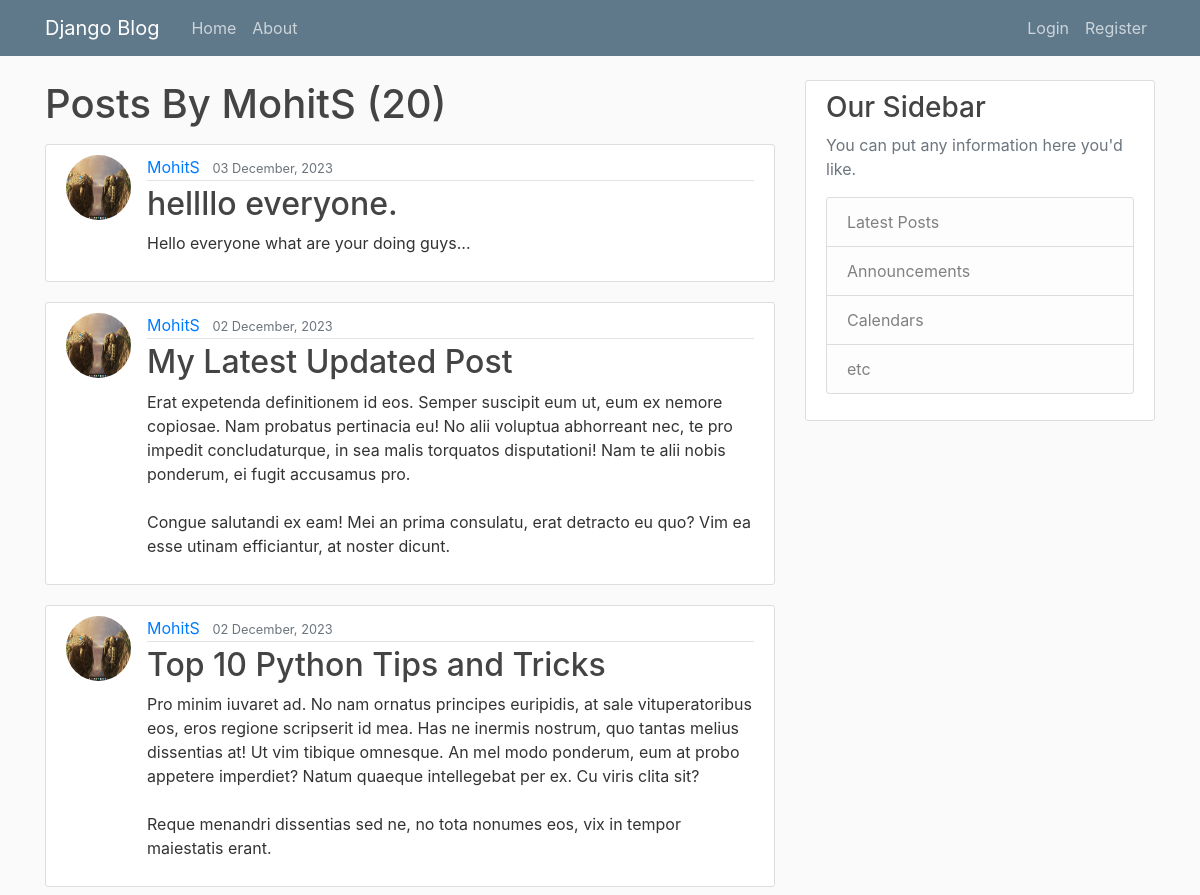
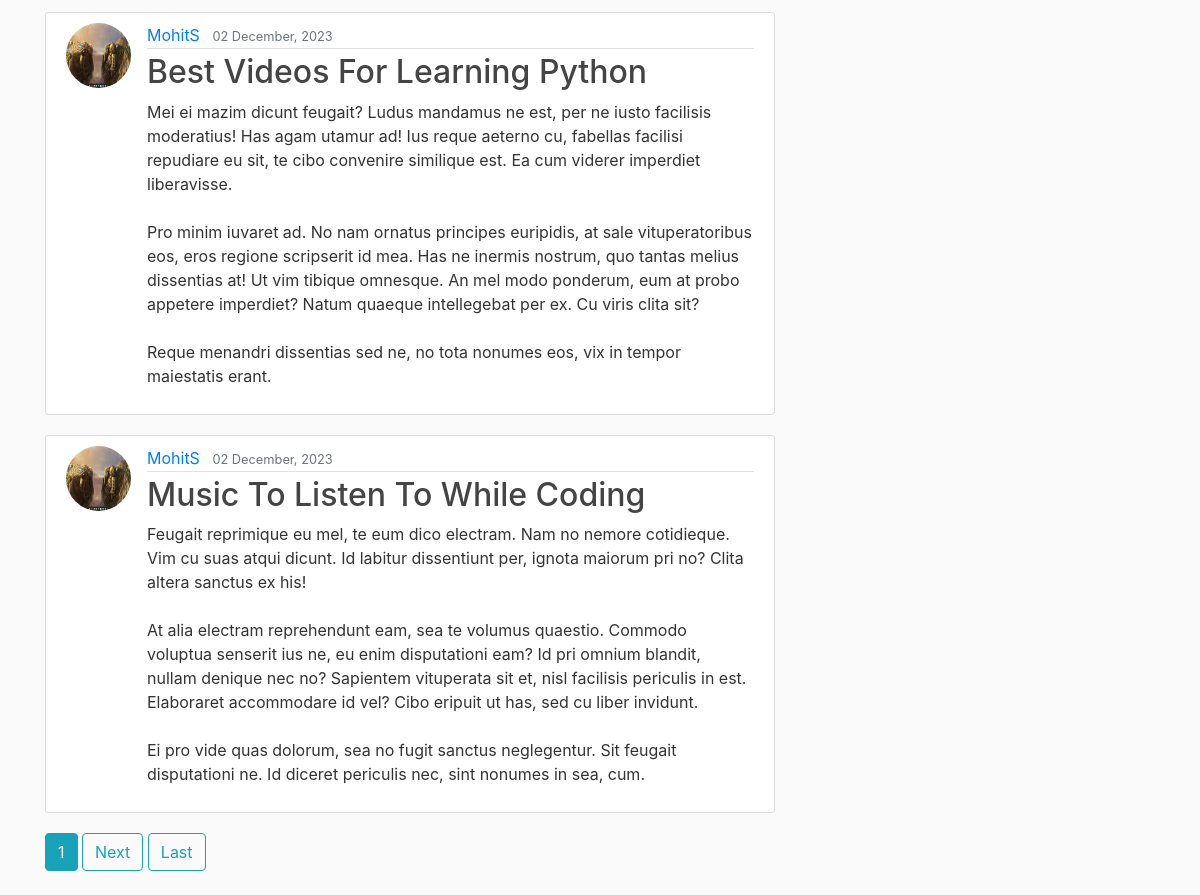
The app's page /user/MohitS/ with its own data (2 pictures, top to bottom).
### blog/models.py (models this page shows, shortened)
class Post(models.Model):
    title = models.CharField(max_length=100)
    content = models.TextField()
    date_posted = models.DateTimeField(default=timezone.now)
    author = models.ForeignKey(User, on_delete=models.CASCADE)

### users/models.py (models this page shows, shortened)
class Profile(models.Model):
    user = models.OneToOneField(User, on_delete=models.CASCADE)
    image = models.ImageField(default='default.jpeg', upload_to='profile_pics')

### blog/views.py (the view)
# urls.py: path('user/<str:username>/', UserPostListView.as_view(), name='user-posts'),
class UserPostListView(ListView):
    model = Post
    template_name = 'blog/user_posts.html'  #<app/<models>_<viewtype>.html
    context_object_name = 'posts'
    paginate_by = 5
    def get_queryset(self):
        user = get_object_or_404(User, username=self.kwargs.get('username'))
        return Post.objects.filter(author=user).order_by('-date_posted')

### blog/templates/blog/user_posts.html (shortened to what this page needs)
{% extends "blog/base.html" %}
{% block content %}
    <h1 class="mb-3">Posts By {{ view.kwargs.username }}  ({{ page_obj.paginator.count }})</h1>
    {% for post in posts %}
        <article class="media content-section">
            <img class= "rounded-circle article-img" src="{{ post.author.profile.image.url }}">
            <div class="media-body">
                <div class="article-metadata">
                    <a class="mr-2" href="{% url 'user-posts' post.author.username %}">{{ post.author }}</a>
                    <small class="text-muted">{{ post.date_posted|date:"d F, Y" }}</small>
                </div>
                <h2><a class="article-title" href="{% url 'post-detail' post.id %}">{{ post.title }}</a></h2>
                <p class="article-content">{{ post.content }}</p>
            </div>
        </article>
    {% endfor %}
    {% if is_paginated %}
        {% for num in page_obj.paginator.page_range %}
            {% if page_obj.number == num %}
                <a class ="btn btn-info mb-4" href="?page={{ num }}">{{ num }}</a>
            {% elif num > page_obj.number|add:'-3' and num < page_obj.number|add:'-3' %}
                <a class ="btn btn-outline-info mb-4" href="?page={{ num }}">{{ num }}</a>
            {% endif %}
        {% endfor %}
        {% if page_obj.has_next %}
            <a class ="btn btn-outline-info mb-4" href="?page={{ page_obj.next_page_number }}">Next</a>
            <a class ="btn btn-outline-info mb-4" href="?page={{ page_obj.paginator.num_pages }}">Last</a>
        {% endif %}
    {% endif %}
{% endblock content %}

### blog/templates/blog/base.html (shortened to what this page needs)
{% load static %}
<!DOCTYPE html>
<html lang="en">
<head>
    <link rel="stylesheet" href="https://cdn.jsdelivr.net/npm/bootstrap@4.0.0/dist/css/bootstrap.min.css"
>
    <link rel="stylesheet" href="{% static 'blog/main.css' %}">
</head>
<body>
    <header class="site-header">
        <nav class="navbar navbar-expand-md navbar-dark bg-steel fixed-top">
            <div class="container">
                <a class="navbar-brand mr-4" href="{% url 'blog-home' %}">Django Blog</a>
                <div class="collapse navbar-collapse" id="navbarToggle">
                    <div class="navbar-nav mr-auto">
                        <a class="nav-item nav-link" href="{% url 'blog-home' %}">Home</a>
                        <a class="nav-item nav-link" href="{% url 'blog-about' %}">About</a>
                    </div>
                    <div class="navbar-nav">
                        {% if user.is_authenticated %}
                            <a class="nav-item nav-link" href="{% url 'post-create' %}">New Post</a>
                            <a class="nav-item nav-link" href="{% url 'profile' %}">Profile</a>
                            <a class="nav-item nav-link" href="{% url 'logout' %}">Logout</a>
                        {% else %}
                            <a class="nav-item nav-link" href="{% url 'login' %}">Login</a>
                            <a class="nav-item nav-link" href="{% url 'register' %}">Register</a>
                        {% endif %}
                    </div>
                </div>
            </div>
        </nav>
    </header>
    <main role="main" class="container">
        <div class="row">
            <div class="col-md-8">
                {% block content %}{% endblock %}
            </div>
            <div class="col-md-4">
                <div class="content-section">
                    <h3>Our Sidebar</h3>
                    <p class='text-muted'>You can put any information here you'd like.
                    <ul class="list-group">
                        <li class="list-group-item list-group-item-light">Latest Posts</li>
                        <li class="list-group-item list-group-item-light">Announcements</li>
                        <li class="list-group-item list-group-item-light">Calendars</li>
                        <li class="list-group-item list-group-item-light">etc</li>
                    </ul>
                    </p>
                </div>
            </div>
        </div>
    </main>
</body>
</html>

### blog/static/blog/main.css (style rules this page uses)
body { background: #fafafa; color: #333333; margin-top: 5rem; }
h1, h2, h3, h4, h5, h6 { color: #444444; }
ul { margin: 0; }
.bg-steel { background-color: #5f788a; }
.site-header .navbar-nav .nav-link { color: #cbd5db; }
.content-section { background: #ffffff; padding: 10px 20px; border: 1px solid #dddddd; border-radius: 3px; margin-bottom: 20px; }
.article-title { color: #444444; }
.article-content { white-space: pre-line; }
.article-img { height: 65px; width: 65px; margin-right: 16px; }
.article-metadata { padding-bottom: 1px; margin-bottom: 4px; border-bottom: 1px solid #e3e3e3 }

### records on screen
Post: author.profile.image (picture), author "MohitS", date_posted "03 December, 2023", title "hellllo everyone.", content "Hello everyone what are your doing guys..."
Post: author.profile.image (picture), author "MohitS", date_posted "02 December, 2023", title "My Latest Updated Post", content "Erat expetenda definitionem id eos. Semper suscipit eum ut, eum ex nemore copiosae. Nam probatus pertinacia eu! No alii voluptua abhorreant nec, te pro impedit concludaturque, in sea malis torquatos disputationi! Nam te alii nobis ponderum, ei fugit accusamus pro. Congue salutandi ex eam! Mei an prima consulatu, erat detracto eu quo? Vim ea esse utinam efficiantur, at noster dicunt."
Post: author.profile.image (picture), author "MohitS", date_posted "02 December, 2023", title "Top 10 Python Tips and Tricks", content "Pro minim iuvaret ad. No nam ornatus principes euripidis, at sale vituperatoribus eos, eros regione scripserit id mea. Has ne inermis nostrum, quo tantas melius dissentias at! Ut vim tibique omnesque. An mel modo ponderum, eum at probo appetere imperdiet? Natum quaeque intellegebat per ex. Cu viris clita sit? Reque menandri dissentias sed ne, no tota nonumes eos, vix in tempor maiestatis erant."
Post: author.profile.image (picture), author "MohitS", date_posted "02 December, 2023", title "Best Videos For Learning Python", content "Mei ei mazim dicunt feugait? Ludus mandamus ne est, per ne iusto facilisis moderatius! Has agam utamur ad! Ius reque aeterno cu, fabellas facilisi repudiare eu sit, te cibo convenire similique est. Ea cum viderer imperdiet liberavisse. Pro minim iuvaret ad. No nam ornatus principes euripidis, at sale vituperatoribus eos, eros regione scripserit id mea. Has ne inermis nostrum, quo tantas melius dissentias at! Ut vim tibique omnesque. An mel modo ponderum, eum at probo appetere imperdiet? Natum quaeque intellegebat per ex. Cu viris clita sit? Reque menandri dissentias sed ne, no tota nonumes eos, vix in tempor maiestatis erant."
Post: author.profile.image (picture), author "MohitS", date_posted "02 December, 2023", title "Music To Listen To While Coding", content "Feugait reprimique eu mel, te eum dico electram. Nam no nemore cotidieque. Vim cu suas atqui dicunt. Id labitur dissentiunt per, ignota maiorum pri no? Clita altera sanctus ex his! At alia electram reprehendunt eam, sea te volumus quaestio. Commodo voluptua senserit ius ne, eu enim disputationi eam? Id pri omnium blandit, nullam denique nec no? Sapientem vituperata sit et, nisl facilisis periculis in est. Elaboraret accommodare id vel? Cibo eripuit ut has, sed cu liber invidunt. Ei pro vide quas dolorum, sea no fugit sanctus neglegentur. Sit feugait disputationi ne. Id diceret periculis nec, sint nonumes in sea, cum."

### other values on screen
{{ view.kwargs.username }} "MohitS"
{{ page_obj.paginator.count }} "20"
{{ num }} "1"
